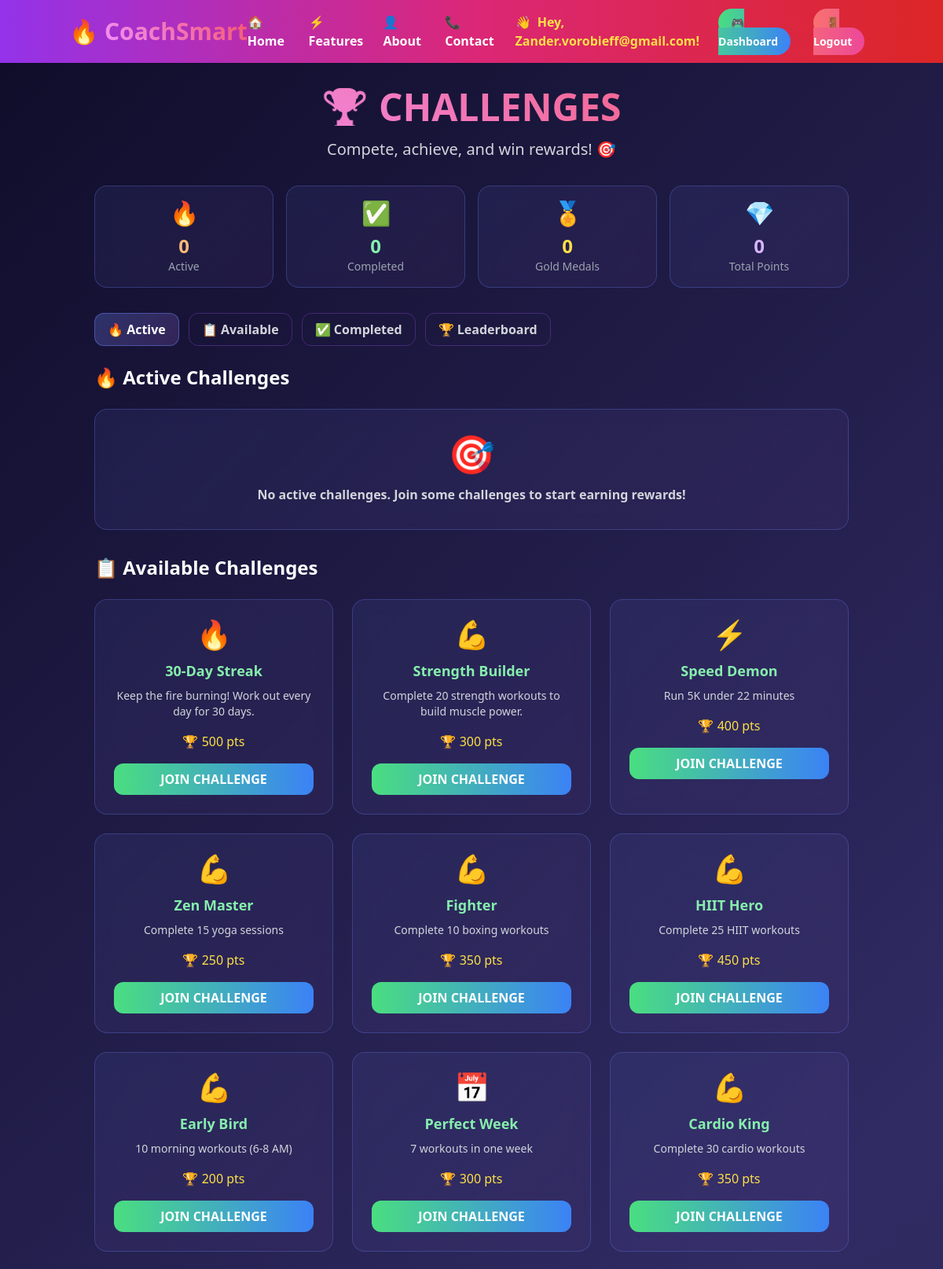
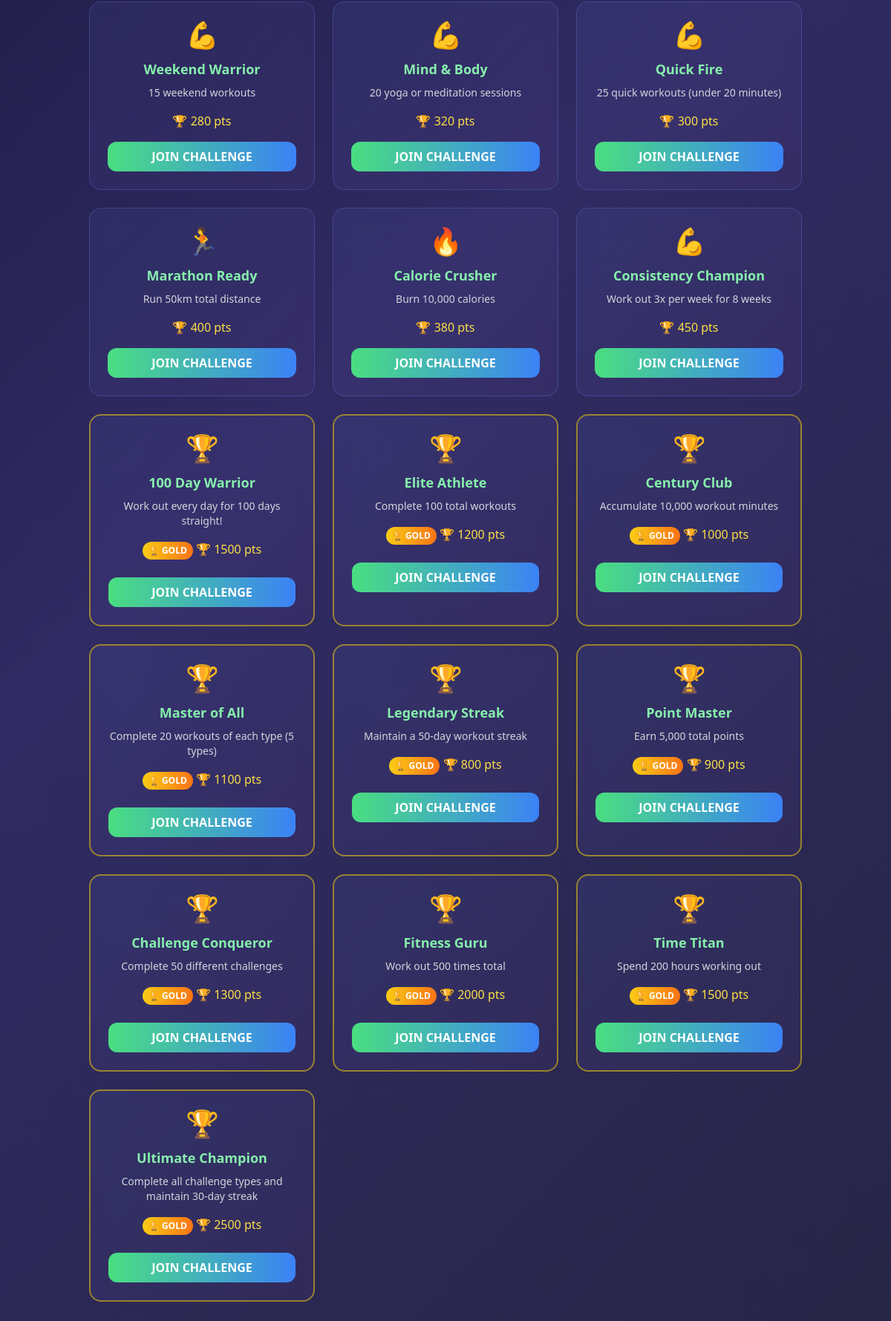
The app's page /challenges (signed in, upper part) with its own data (2 pictures, top to bottom).
### app.py (models this page shows)
class UserStats(db.Model):
    id = db.Column(db.Integer, primary_key=True)
    user_id = db.Column(db.Integer, db.ForeignKey('user.id'), nullable=False)
    current_streak = db.Column(db.Integer, default=0)
    total_workouts = db.Column(db.Integer, default=0)
    total_time_minutes = db.Column(db.Integer, default=0)
    total_points = db.Column(db.Integer, default=0)
    level = db.Column(db.Integer, default=1)
    created_at = db.Column(db.DateTime, server_default=db.func.now())
    updated_at = db.Column(db.DateTime, server_default=db.func.now(), onupdate=db.func.now())

class Challenge(db.Model):
    id = db.Column(db.Integer, primary_key=True)
    name = db.Column(db.String(100), nullable=False)
    description = db.Column(db.Text)
    target_value = db.Column(db.Integer, nullable=False)
    points_reward = db.Column(db.Integer, nullable=False)
    badge_name = db.Column(db.String(50))
    challenge_type = db.Column(db.String(50), nullable=False)  # streak, workout_count, etc.

### app.py (the view)
@app.route('/challenges')
def challenges():
    if 'user_id' not in session:
        flash('Please sign in to view challenges.', 'error')
        return redirect(url_for('get_started'))
    user_id = session['user_id']
    user_stats = UserStats.query.filter_by(user_id=user_id).first()
    active_challenges = db.session.query(UserChallenge, Challenge).join(Challenge).filter(
        UserChallenge.user_id == user_id,
        UserChallenge.is_completed == False
    ).all()
    joined_challenge_ids = [uc.challenge_id for uc, _ in active_challenges]
    available_challenges = Challenge.query.filter(~Challenge.id.in_(joined_challenge_ids)).all()
    completed_challenges = db.session.query(UserChallenge, Challenge).join(Challenge).filter(
        UserChallenge.user_id == user_id,
        UserChallenge.is_completed == True
    ).order_by(UserChallenge.completed_at.desc()).limit(10).all()
    gold_medals = 0
    for user_challenge, challenge in completed_challenges:
        if challenge.badge_name == 'gold' or challenge.points_reward >= 100:
            gold_medals += 1
    return render_template('challenges.html',
                         username=session.get('username'),
                         user_stats=user_stats,
                         active_challenges=active_challenges,
                         available_challenges=available_challenges,
                         completed_challenges=completed_challenges,
                         gold_medals=gold_medals)

### templates/challenges.html (shortened to what this page needs)
{% extends "base.html" %}
{% block content %}
<div class="container mx-auto p-8">
    <div class="text-center mb-8">
        <h1 class="text-5xl font-black mb-4 gradient-text floating">🏆 CHALLENGES</h1>
        <p class="text-xl text-gray-300">Compete, achieve, and win rewards! 🎯</p>
    </div>
    <div class="grid grid-cols-1 md:grid-cols-4 gap-4 mb-8">
        <div class="challenge-card rounded-2xl p-4 text-center">
            <span class="text-3xl floating">🔥</span>
            <p class="text-2xl font-black text-orange-300 mt-2 pulsing">{{ active_challenges|length }}</p>
            <p class="text-gray-400 text-sm">Active</p>
        </div>
        <div class="challenge-card rounded-2xl p-4 text-center">
            <span class="text-3xl floating" style="animation-delay: 0.2s;">✅</span>
            <p class="text-2xl font-black text-green-300 mt-2 pulsing" style="animation-delay: 0.2s;">{{ completed_challenges|length }}</p>
            <p class="text-gray-400 text-sm">Completed</p>
        </div>
        <div class="challenge-card rounded-2xl p-4 text-center">
            <span class="text-3xl floating" style="animation-delay: 0.4s;">🏅</span>
            <p class="text-2xl font-black text-yellow-300 mt-2 pulsing" style="animation-delay: 0.4s;">{{ gold_medals }}</p>
            <p class="text-gray-400 text-sm">Gold Medals</p>
        </div>
        <div class="challenge-card rounded-2xl p-4 text-center">
            <span class="text-3xl floating" style="animation-delay: 0.6s;">💎</span>
            <p class="text-2xl font-black text-purple-300 mt-2 pulsing" style="animation-delay: 0.6s;">{{ user_stats.total_points if user_stats else 0 }}</p>
            <p class="text-gray-400 text-sm">Total Points</p>
        </div>
    </div>
    <div class="flex flex-wrap gap-3 mb-6">
        <button class="tab-btn active px-4 py-2 rounded-xl border border-purple-500/30 text-white font-black" data-tab="active">
            🔥 Active
        </button>
        <button class="tab-btn px-4 py-2 rounded-xl border border-purple-500/30 text-gray-300 font-black hover:text-white" data-tab="available">
            📋 Available
        </button>
        <button class="tab-btn px-4 py-2 rounded-xl border border-purple-500/30 text-gray-300 font-black hover:text-white" data-tab="completed">
            ✅ Completed
        </button>
        <button class="tab-btn px-4 py-2 rounded-xl border border-purple-500/30 text-gray-300 font-black hover:text-white" data-tab="leaderboard">
            🏆 Leaderboard
        </button>
    </div>
    <h2 class="text-2xl font-black text-white mb-6">🔥 Active Challenges</h2>
    {% if active_challenges %}
        <div class="grid grid-cols-1 md:grid-cols-2 gap-6 mb-8">
            {% for user_challenge, challenge in active_challenges %}
                {% set progress_percent = (user_challenge.current_progress / challenge.target_value * 100) if challenge.target_value > 0 else 0 %}
                <div class="challenge-card rounded-2xl p-6 {% if challenge.badge_name == 'gold' %}gold{% endif %}">
                    <div class="flex justify-between items-center mb-4">
                        <div>
                            {% if challenge.badge_name == 'gold' %}
                                <span class="inline-block bg-gradient-to-r from-yellow-400 to-orange-500 text-white text-xs font-black px-2 py-1 rounded-full mb-1">🏆 GOLD</span>
                            {% endif %}
                            <h3 class="text-lg font-black text-orange-300 mb-1">🔥 {{ challenge.name }}</h3>
                            <p class="text-gray-300 text-sm">{{ challenge.description }}</p>
                        </div>
                        <div class="text-center">
                            <span class="text-2xl floating">🎯</span>
                            <p class="text-orange-400 text-sm mt-1">{{ challenge.points_reward }} pts</p>
                        </div>
                    </div>
                    <div class="mb-4">
                        <div class="flex justify-between text-sm text-gray-400 mb-1">
                            <span>Progress</span>
                            <span>{{ user_challenge.current_progress }}/{{ challenge.target_value }}
                            {% if challenge.challenge_type == 'streak' %}days
                            {% elif challenge.challenge_type == 'workout_count' %}workouts
                            {% elif challenge.challenge_type == 'distance' %}km
                            {% elif challenge.challenge_type == 'time' %}minutes
                            {% elif challenge.challenge_type == 'calories' %}calories
                            {% elif challenge.challenge_type == 'points' %}points
                            {% elif challenge.challenge_type == 'challenge_count' %}challenges
                            {% elif challenge.challenge_type == 'variety' %}workouts
                            {% elif challenge.challenge_type == 'ultimate' %}complete
                            {% else %}goals{% endif %}</span>
                        </div>
                        <div class="w-full bg-gray-700 rounded-full h-3">
                            <div class="bg-gradient-to-r from-orange-400 to-red-500 h-3 rounded-full transition-all duration-500" style="--progress-width: {{ progress_percent }}%; width: var(--progress-width)"></div>
                        </div>
                    </div>
                    <div class="flex justify-between items-center">
                        <div class="text-sm">
                            <span class="text-yellow-300">🏆 Reward:</span>
                            <span class="text-gray-300 ml-1">{{ challenge.points_reward }} pts + Badge</span>
                        </div>
                        <div class="text-sm text-gray-400">
                            {% if challenge.challenge_type == 'streak' %}📅 {{ challenge.target_value }} days{% else %}📊 No time limit{% endif %}
                        </div>
                    </div>
                </div>
            {% endfor %}
        </div>
    {% else %}
        <div class="challenge-card rounded-2xl p-8 mb-8">
            <div class="text-center">
                <span class="text-5xl mb-4 block">🎯</span>
                <p class="text-gray-300 font-bold">No active challenges. Join some challenges to start earning rewards!</p>
            </div>
        </div>
    {% endif %}
    <h2 class="text-2xl font-black text-white mb-6">📋 Available Challenges</h2>
    {% if available_challenges %}
        <div class="grid grid-cols-1 md:grid-cols-3 gap-6 mb-8">
            {% for challenge in available_challenges %}
                <div class="challenge-card rounded-2xl p-6 {% if challenge.badge_name == 'gold' %}gold{% endif %}"
                     data-challenge-type="{{ challenge.challenge_type }}"
                     data-is-gold="{{ 'true' if challenge.badge_name == 'gold' else 'false' }}">
                    <div class="text-center mb-4">
                        <span class="text-4xl floating">
                            {% if challenge.badge_name == 'gold' %}🏆
                            {% elif challenge.challenge_type == 'streak' %}🔥
                            {% elif challenge.challenge_type == 'workout_count' %}💪
                            {% elif challenge.challenge_type == 'distance' %}🏃
                            {% elif challenge.challenge_type == 'time' %}⏱️
                            {% elif challenge.challenge_type == 'calories' %}🔥
                            {% elif challenge.challenge_type == 'points' %}💎
                            {% elif challenge.challenge_type == 'challenge_count' %}🎯
                            {% elif challenge.challenge_type == 'variety' %}🌟
                            {% elif challenge.challenge_type == 'ultimate' %}👑
                            {% elif challenge.challenge_type == 'personal_record' %}⚡
                            {% elif challenge.challenge_type == 'weekly_goal' %}📅
                            {% else %}🎯{% endif %}
                        </span>
                        <h3 class="text-lg font-black text-green-300 mt-3">{{ challenge.name }}</h3>
                        <p class="text-gray-300 text-sm mt-2">{{ challenge.description }}</p>
                    </div>
                    <div class="text-center mb-4">
                        {% if challenge.badge_name == 'gold' %}
                            <span class="inline-block bg-gradient-to-r from-yellow-400 to-orange-500 text-white text-xs font-black px-2 py-1 rounded-full mb-2">🏆 GOLD</span>
                        {% endif %}
                        <span class="text-yellow-300">🏆 {{ challenge.points_reward }} pts</span>
                    </div>
                    <form action="{{ url_for('join_challenge', challenge_id=challenge.id) }}" method="POST">
                        <button type="submit" class="join-btn w-full bg-gradient-to-r from-green-400 to-blue-500 hover:from-green-500 hover:to-blue-600 text-white font-black py-2 px-4 rounded-xl">
                            JOIN CHALLENGE
                        </button>
                    </form>
                </div>
            {% endfor %}
        </div>
    {% endif %}
</div>
{% endblock %}

### templates/base.html (style rules this page uses)
.gradient-text { background: linear-gradient(45deg, #f093fb 0%, #f5576c 100%); -webkit-background-clip: text; -webkit-text-fill-color: transparent; background-clip: text; }
body { background: linear-gradient(135deg, #0f0c29, #302b63, #24243e); min-height: 100vh; overflow-x: hidden; }

### templates/challenges.html (style rules this page uses)
.challenge-card { background: linear-gradient(135deg, rgba(102, 126, 234, 0.1) 0%, rgba(118, 75, 162, 0.1) 100%); border: 1px solid rgba(102, 126, 234, 0.3); transition: all 0.3s ease; backdrop-filter: blur(10px); }
.challenge-card.gold { border: 2px solid rgba(255, 215, 0, 0.5); animation: glow 2s ease-in-out infinite; }
.floating { animation: float 3s ease-in-out infinite; }
.pulsing { animation: pulse 2s ease-in-out infinite; }
.gradient-text { background: linear-gradient(45deg, #f093fb 0%, #f5576c 100%); -webkit-background-clip: text; -webkit-text-fill-color: transparent; background-clip: text; }
.join-btn { transition: all 0.3s ease; position: relative; overflow: hidden; }
.join-btn::before { content: ''; position: absolute; top: 0; left: -100%; width: 100%; height: 100%; background: linear-gradient(90deg, transparent, rgba(255, 255, 255, 0.2), transparent); transition: left 0.5s ease; }
.tab-btn { transition: all 0.3s ease; }
.tab-btn.active { background: linear-gradient(135deg, rgba(102, 126, 234, 0.3) 0%, rgba(118, 75, 162, 0.3) 100%); border-color: rgba(102, 126, 234, 0.5); }

### records on screen
UserStats: total_points "0"
Challenge: name "30-Day Streak", description "Keep the fire burning! Work out every day for 30 days.", points_reward "500"
Challenge: name "Strength Builder", description "Complete 20 strength workouts to build muscle power.", points_reward "300"
Challenge: name "Speed Demon", description "Run 5K under 22 minutes", points_reward "400"
Challenge: name "Zen Master", description "Complete 15 yoga sessions", points_reward "250"
Challenge: name "Fighter", description "Complete 10 boxing workouts", points_reward "350"
Challenge: name "HIIT Hero", description "Complete 25 HIIT workouts", points_reward "450"
Challenge: name "Early Bird", description "10 morning workouts (6-8 AM)", points_reward "200"
Challenge: name "Perfect Week", description "7 workouts in one week", points_reward "300"
Challenge: name "Cardio King", description "Complete 30 cardio workouts", points_reward "350"
Challenge: name "Weekend Warrior", description "15 weekend workouts", points_reward "280"
Challenge: name "Mind & Body", description "20 yoga or meditation sessions", points_reward "320"
Challenge: name "Quick Fire", description "25 quick workouts (under 20 minutes)", points_reward "300"
Challenge: name "Marathon Ready", description "Run 50km total distance", points_reward "400"
Challenge: name "Calorie Crusher", description "Burn 10,000 calories", points_reward "380"
Challenge: name "Consistency Champion", description "Work out 3x per week for 8 weeks", points_reward "450"
Challenge: name "100 Day Warrior", description "Work out every day for 100 days straight!", badge_name "🏆 GOLD", points_reward "1500"
Challenge: name "Elite Athlete", description "Complete 100 total workouts", badge_name "🏆 GOLD", points_reward "1200"
Challenge: name "Century Club", description "Accumulate 10,000 workout minutes", badge_name "🏆 GOLD", points_reward "1000"
Challenge: name "Master of All", description "Complete 20 workouts of each type (5 types)", badge_name "🏆 GOLD", points_reward "1100"
Challenge: name "Legendary Streak", description "Maintain a 50-day workout streak", badge_name "🏆 GOLD", points_reward "800"
Challenge: name "Point Master", description "Earn 5,000 total points", badge_name "🏆 GOLD", points_reward "900"
Challenge: name "Challenge Conqueror", description "Complete 50 different challenges", badge_name "🏆 GOLD", points_reward "1300"
Challenge: name "Fitness Guru", description "Work out 500 times total", badge_name "🏆 GOLD", points_reward "2000"
Challenge: name "Time Titan", description "Spend 200 hours working out", badge_name "🏆 GOLD", points_reward "1500"
Challenge: name "Ultimate Champion", description "Complete all challenge types and maintain 30-day streak", badge_name "🏆 GOLD", points_reward "2500"

### other values on screen
{{ session.get('username') }} "Zander.vorobieff@gmail.com"
{{ active_challenges|length }} "0"
{{ completed_challenges|length }} "0"
{{ gold_medals }} "0"
